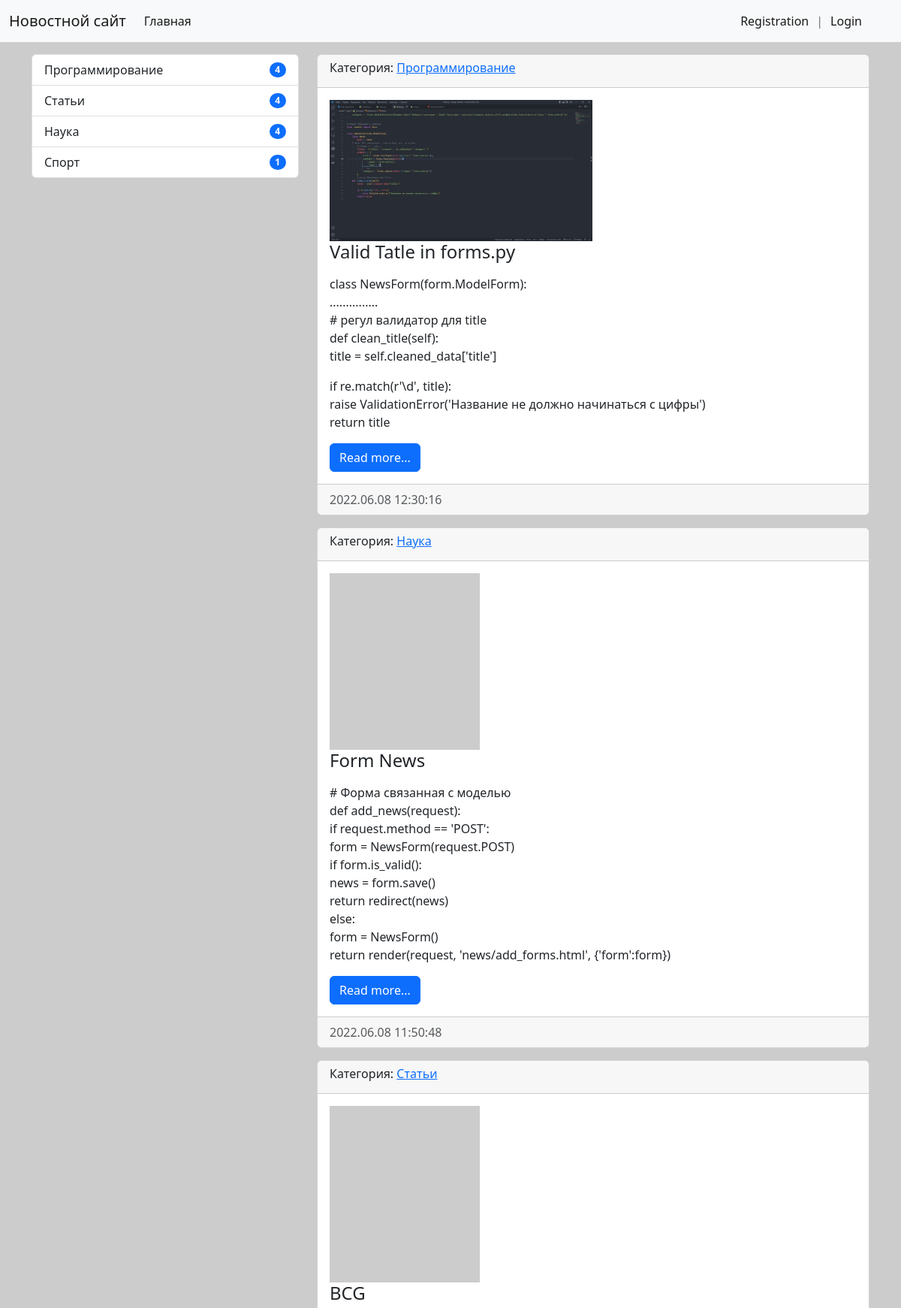
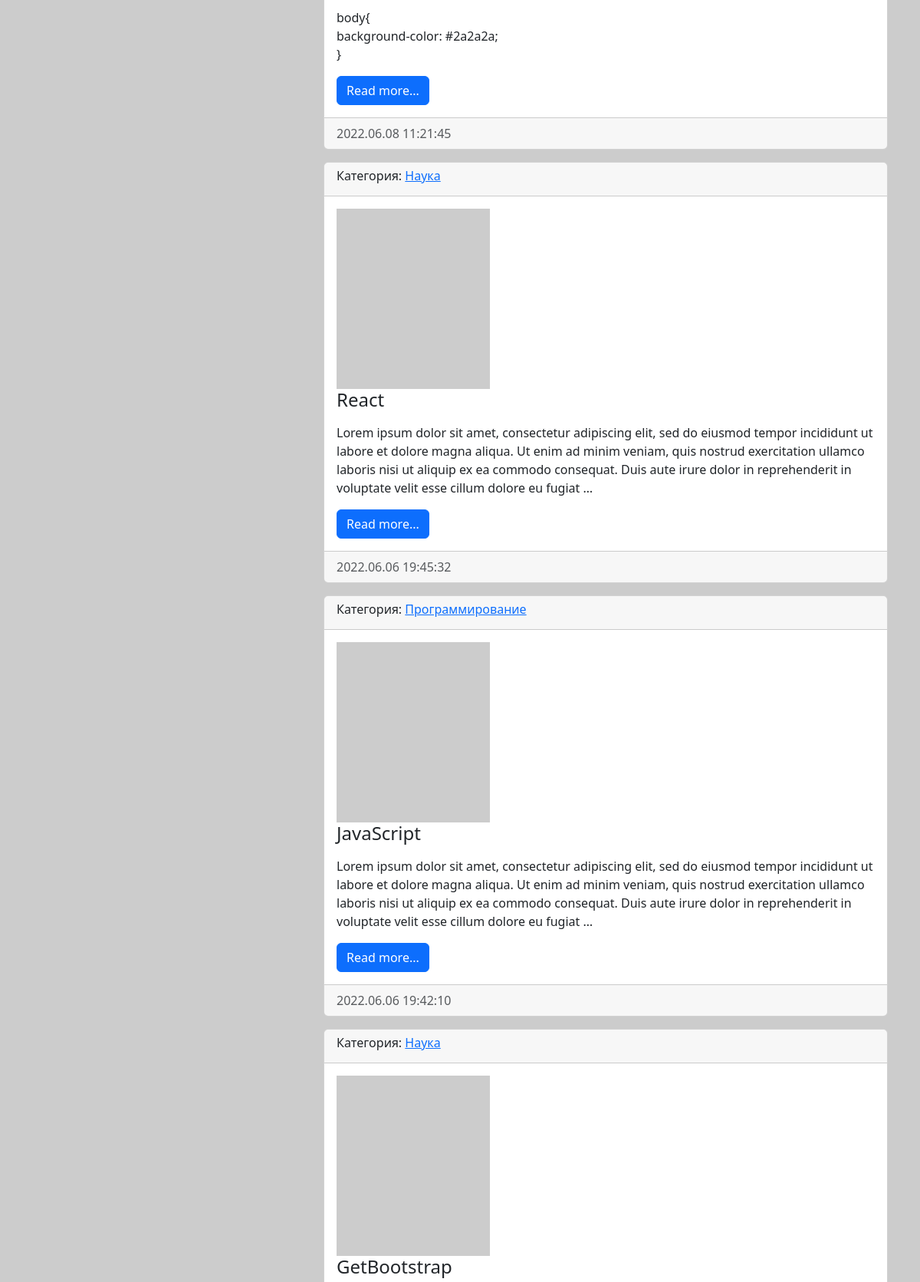
The page / (upper part) on the database its author committed (2 pictures, top to bottom).
### news/models.py (models this page shows, shortened)
class Category(models.Model):
    title = models.CharField(max_length=150, db_index=True, verbose_name='Категории')#индексирует это поля для быстрого его поиска
    def  get_absolute_url(self):
        return reverse('category', kwargs={'category_id': self.pk})
    def __str__(self) -> str:
        return self.title
    class Meta:
        verbose_name = 'Категория'
        verbose_name_plural = 'Категории'
        ordering = ['title']

class News(models.Model):
    title = models.CharField(max_length=200, verbose_name='Наиминование')
    content = models.TextField(blank=True,verbose_name='Кортерт')
    created_at = models.DateTimeField(auto_now_add=True, verbose_name='Дата публикации')
    update_at = models.DateTimeField(auto_now=True,verbose_name='Обнавлено')
    photo = models.ImageField(upload_to='photos/%Y/%m/%d/',blank = True , verbose_name='Фото')
    is_published = models.BooleanField(default=True,verbose_name='Опубликовано')
    category =  models.ForeignKey('Category', on_delete=models.PROTECT, null=True,verbose_name='Категория')#для связки категорий между собой ** & models.PROTECT обесп. защиту от удалений
    views = models.IntegerField(default=0)
    def  get_absolute_url(self):
        return reverse('view_news', kwargs={'news_id': self.pk})
    class Meta:
        verbose_name = 'Новость'
        verbose_name_plural = 'Новости'
        ordering = ['-created_at'] #для сорт. загаловков в админ и на стр.

### news/views.py (the view)
# urls.py: path('', HomeNews.as_view(), name='home'),
class HomeNews(MyMixin, ListView):
    model = News # == news = News.objects.all()
    template_name= 'news/index.html' #по умол. путь до файла_list/html, в конткнт файде меняем {% for item in (news) на object_list %}
    context_object_name = 'news' #для работы с {% for item in news а не (object_list) %}
    mixin_prop = 'hello world'
    paginate_by = 10
    def get_context_data(self, **kwargs):
        context = super().get_context_data(**kwargs)
        context['title'] = self.get_upper('Главная')
        context['mixin_prop'] = self.get_prop()
        return context
    def get_queryset(self):
        return News.objects.filter(is_published=True).select_related('category') #чтобы при загрузки главной страницы небыло много SQL запросов

### news/templatetags/news_tags.py (called while the page is built)
@register.inclusion_tag('news/list_categories.html') #указ. путь к коду
def show_categories():
    categories = Category.objects.annotate(cnt=Count('news',F('news__is_published'))).filter(cnt__gt=0)#F('news__is_published') для показа только те которые в админке показыв
    return {'categories':categories}

### news/utils.py (called while the page is built)
    def get_prop(self):
        return self.mixin_prop.upper()

    def get_upper(self, s):
        if isinstance(s, str):
            return s.upper()
        else:
            return s.title.upper()

### news/templates/news/index.html (shortened to what this page needs)
{% extends 'base.html' %}
{% block sidebar %}
{% include 'incl/_sidbar.html' %}
{% endblock %}
{% block content %}
{% include 'incl/_content.html' %}
{% endblock %}

### templates/base.html (shortened to what this page needs)
{% load static %}
<!DOCTYPE html>
<html lang="en">
  <head>
    <link
      href="{% static 'bootstrap/css/bootstrap.min.css' %}"
      rel="stylesheet"
    />
    <link rel="stylesheet" href="{% static 'bcg_style/style.css' %}" />
  </head>
  <body>
    {% include 'incl/_nav.html' %}
    <div class="container mt-3">
      <div class="row">
        <div class="col-md-4">{% block sidebar %} SIDBAR {% endblock %}</div>
        <div class="col-md-8">
          {% block content %} CONTENT {% endblock %}
        </div>
      </div>
    </div>
  </body>
</html>

### templates/incl/_nav.html (shortened to what this page needs)
<nav class="navbar navbar-expand-lg bg-light">
  <div class="container-fluid">
    <a class="navbar-brand" href="/">Новостной сайт</a>
    <div class="collapse navbar-collapse" id="navbarSupportedContent">
      <ul class="navbar-nav me-auto mb-2 mb-lg-0">
        <li class="nav-item">
          <a class="nav-link active" aria-current="page" href="{% url 'home' %}"
            >Главная</a
          >
        </li>
      </ul>
      <span class="navbar-text">
        {% if request.user.is_authenticated %}
        <a href="{% url 'email'  %}"> Email</a> |
        <p>User: {{ user.username }}</p>
        | <a href="{% url 'logout'  %}"> Logout</a>
        {% else %}
        <a href="{% url 'register'  %}">Registration</a> |
        <a href="{% url 'login'  %}">Login</a>
        {% endif %}
      </span>
    </div>
  </div>
</nav>

### templates/incl/_sidbar.html (shortened to what this page needs)
{% load news_tags %}
{% show_categories %}
<br />

### news/templates/news/list_categories.html (shortened to what this page needs)
<div class="list-group">
  {% for item in categories %}
  <a
    href="{{ item.get_absolute_url }}"
    class="list-group-item d-flex justify-content-between align-items-center"
    >{{ item.title }}
    <span class="badge bg-primary rounded-pill">{{ item.cnt }}</span></a
  >
  {% endfor %}
</div>

### templates/incl/_content.html
{% for item in news %}
<div class="card mb-3">
  <div class="card-header">
    <h6>
      Категория:
      <a href="{{ item.category.get_absolute_url }}"> {{ item.category }} </a>
    </h6>
  </div>
  <div class="card-body">
    <div class="media">
      {% if item.photo %}
      <img src="{{ item.photo.url }}" alt="" width="350" class="mr-3" />
      {% else %}
      <img src="https://picsum.photos/200/235/?blur" alt="" class="mr-3" />
      {% endif %}
      <div class="media-body">
        <h4 class="card-title">{{ item.title }}</h4>
        <p class="card-text">
          {{ item.content|safe|linebreaks|truncatewords:'50' }}
        </p>
        <a href="{{ item.get_absolute_url }}" class="btn btn-primary"
          >Read more...</a
        >
      </div>
    </div>
  </div>
  <div class="card-footer text-muted">
    {{ item.created_at|date:"Y.m.d H:i:s" }}
  </div>
</div>
{% endfor %}

### mysite/static/bcg_style/style.css (style rules this page uses)
body { background-color: #ccc; }
.navbar-text { display: flex; align-items: center; justify-content: center; margin-right: 30px; }
.navbar-text a { text-decoration: none; padding-left: 10px; padding-right: 10px; }

### rows shown on the page
Category: title "Программирование", cnt "4"
Category: title "Статьи", cnt "4"
Category: title "Наука", cnt "4"
Category: title "Спорт", cnt "1"
News: category "Программирование", photo (picture), title "Valid Tatle in forms.py", content "class NewsForm(form.ModelForm): ............... # регул валидатор для title def clean_title(self): title = self.cleaned_data['title'] if re.match(r'\\d', title): raise ValidationError('Название не должно начинаться с цифры') return title", created_at "2022.06.08 12:30:16"
News: category "Наука", title "Form News", content "# Форма связанная с моделью def add_news(request): if request.method == 'POST': form = NewsForm(request.POST) if form.is_valid(): news = form.save() return redirect(news) else: form = NewsForm() return render(request, 'news/add_forms.html', {'form':form})", created_at "2022.06.08 11:50:48"
News: category "Статьи", title "BCG", content "body{ background-color: #2a2a2a; }", created_at "2022.06.08 11:21:45"
News: category "Наука", title "React", content "Lorem ipsum dolor sit amet, consectetur adipiscing elit, sed do eiusmod tempor incididunt ut labore et dolore magna aliqua. Ut enim ad minim veniam, quis nostrud exercitation ullamco laboris nisi ut aliquip ex ea commodo consequat. Duis aute irure dolor in reprehenderit in voluptate velit esse cillum dolore eu fugiat …", created_at "2022.06.06 19:45:32"
News: category "Программирование", title "JavaScript", content "Lorem ipsum dolor sit amet, consectetur adipiscing elit, sed do eiusmod tempor incididunt ut labore et dolore magna aliqua. Ut enim ad minim veniam, quis nostrud exercitation ullamco laboris nisi ut aliquip ex ea commodo consequat. Duis aute irure dolor in reprehenderit in voluptate velit esse cillum dolore eu fugiat …", created_at "2022.06.06 19:42:10"
News: category "Наука", title "GetBootstrap"
